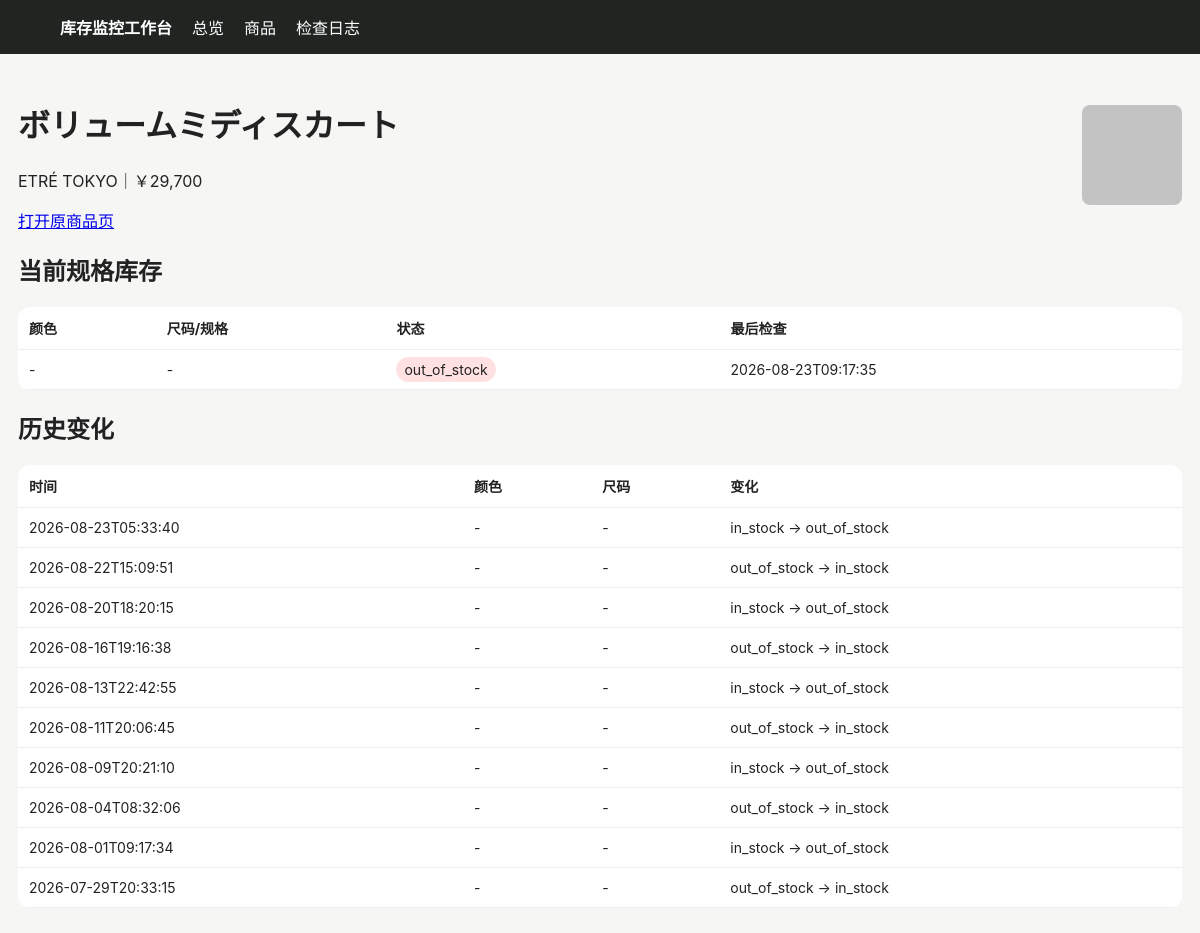
The page /product/393 on the database as committed earlier.
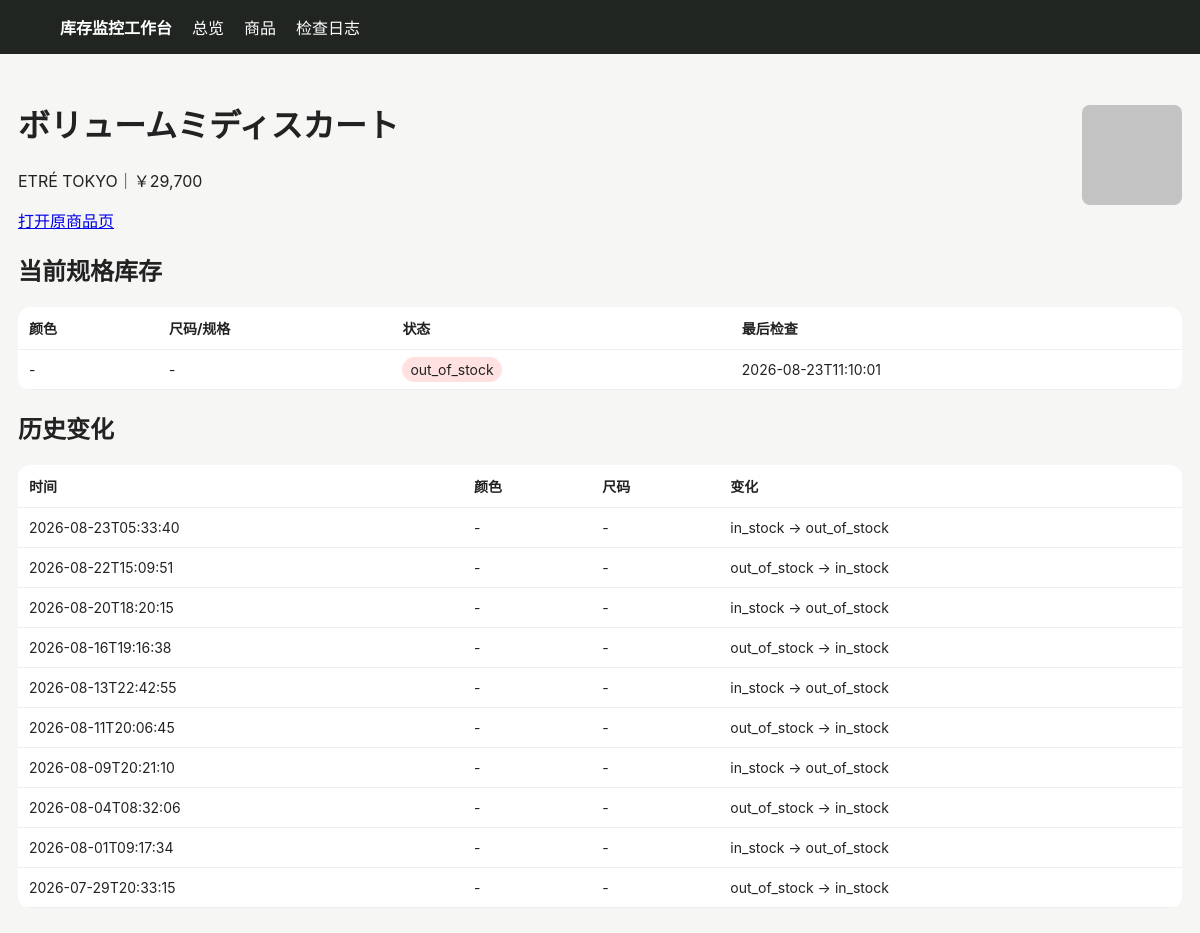
The same page on the database as committed later.
### tables this page shows
CREATE TABLE products (
 id INTEGER PRIMARY KEY AUTOINCREMENT,
 site TEXT NOT NULL,
 url TEXT NOT NULL UNIQUE,
 name TEXT NOT NULL,
 price TEXT,
 image_url TEXT,
 first_seen TEXT NOT NULL,
 last_seen TEXT NOT NULL
);

CREATE TABLE variants (
 id INTEGER PRIMARY KEY AUTOINCREMENT,
 product_id INTEGER NOT NULL,
 color TEXT NOT NULL DEFAULT '',
 size TEXT NOT NULL DEFAULT '',
 status TEXT NOT NULL,
 last_checked TEXT NOT NULL,
 UNIQUE(product_id, color, size)
);

CREATE TABLE changes (
 id INTEGER PRIMARY KEY AUTOINCREMENT,
 product_id INTEGER NOT NULL,
 color TEXT NOT NULL DEFAULT '',
 size TEXT NOT NULL DEFAULT '',
 old_status TEXT NOT NULL,
 new_status TEXT NOT NULL,
 detected_at TEXT NOT NULL
);

### app/main.py (the view)
@app.get("/product/{pid}")
def product(request: Request, pid: int):
    with conn() as c:
        p=c.execute("SELECT * FROM products WHERE id=?",(pid,)).fetchone()
        vs=c.execute("SELECT * FROM variants WHERE product_id=? ORDER BY color,size",(pid,)).fetchall()
        cs=c.execute("SELECT * FROM changes WHERE product_id=? ORDER BY detected_at DESC",(pid,)).fetchall()
    return templates.TemplateResponse("product.html", {"request":request,"p":p,"variants":vs,"changes":cs})

### app/templates/product.html
{% extends "base.html" %}{% block content %}<div class="top"><div><h1>{{p.name}}</h1><p>{{p.site}}｜{{p.price}}</p><a href="{{p.url}}" target="_blank">打开原商品页</a></div>{% if p.image_url %}<img class="thumb" style="width:100px;height:100px" src="{{p.image_url}}">{% endif %}</div>
<h2>当前规格库存</h2><table><tr><th>颜色</th><th>尺码/规格</th><th>状态</th><th>最后检查</th></tr>{% for v in variants %}<tr><td>{{v.color or "-"}}</td><td>{{v.size or "-"}}</td><td><span class="badge {{v.status}}">{{v.status}}</span></td><td>{{v.last_checked}}</td></tr>{% endfor %}</table>
<h2>历史变化</h2><table><tr><th>时间</th><th>颜色</th><th>尺码</th><th>变化</th></tr>{% for c in changes %}<tr><td>{{c.detected_at}}</td><td>{{c.color or "-"}}</td><td>{{c.size or "-"}}</td><td>{{c.old_status}} → {{c.new_status}}</td></tr>{% endfor %}</table>{% endblock %}

### app/templates/base.html (shortened to what this page needs)
<!doctype html><html lang="zh-CN"><head><meta charset="utf-8"><meta name="viewport" content="width=device-width,initial-scale=1">
</head><body><nav><strong>库存监控工作台</strong><a href="/">总览</a><a href="/products">商品</a><a href="/logs">检查日志</a></nav><main>{% block content %}{% endblock %}</main></body></html>

### app/templates/base.html (style rules this page uses)
body { font-family:-apple-system,BlinkMacSystemFont,"Segoe UI",sans-serif;background:#f6f6f4;color:#222;margin:0 }
nav { background:#202522;color:#fff;padding:15px 5%;display:flex;gap:20px;align-items:center }
nav a { color:#fff;text-decoration:none }
main { max-width:1180px;margin:25px auto;padding:0 18px }
table { width:100%;border-collapse:collapse;background:#fff;border-radius:12px;overflow:hidden }
th,td { padding:11px;border-bottom:1px solid #eee;text-align:left;font-size:14px }
.badge { padding:4px 8px;border-radius:999px;background:#eee }
.out_of_stock { background:#ffe1e1 }
img.thumb { width:52px;height:52px;object-fit:cover;border-radius:8px }
.top { display:flex;justify-content:space-between;align-items:center;margin-bottom:18px }

Rows that differ between the two databases and show on the page:
changed variants "out_of_stock": last_checked "2026-08-23T09:17:35" → "2026-08-23T11:10:01"
